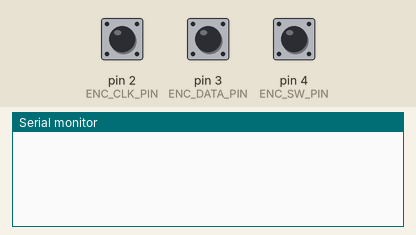
Bench run of a sketch on a simulated Arduino Uno, built with avr-gcc and run on an emulated ATmega328P. Parts: the last lines printed to the serial monitor. Inputs (shaded band) come from the test bench; at power-on: pin 2 (ENC_CLK_PIN) HIGH, pin 4 (ENC_SW_PIN) HIGH, pin 3 (ENC_DATA_PIN) HIGH.

Above: at 1.2 s.
1.3 s: pin 2 (ENC_CLK_PIN) pulled LOW for 0.15 s
At 1.9 s:
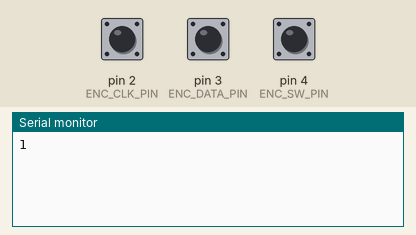
2.9 s: pin 4 (ENC_SW_PIN) pulled LOW for 0.15 s
At 4.2 s:
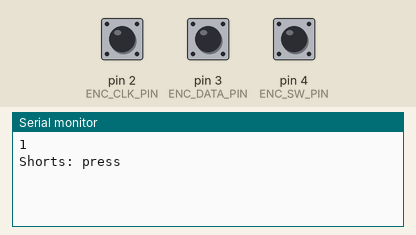
4.5 s: pin 4 (ENC_SW_PIN) pulled LOW for 3.2 s
At 8.4 s:
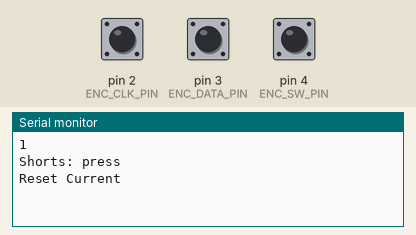

Measured:
- after the input at 1.3 s, the serial monitor: prints a new line after 0.15 s (image 1)
- after the input at 2.9 s, the serial monitor: prints a new line after 0.15 s (image 2)
- after the input at 4.5 s, the serial monitor: prints a new line after 3.2 s (image 3)

The sketch:

test_rotary_switch2.ino
```cpp
#define ENC_DATA_PIN       3
#define ENC_CLK_PIN        2
#define ENC_SW_PIN         4
#define MIN_Current           1
#define MAX_Current         3000
#define PRESS_TIME_SHORT   20 // [ms] short press
#define PRESS_TIME_LONG  1000 // [ms] long  press
#define PRESS_TIME_VERY_LONG  3000 // [ms] long  press
#define ROTARY_FAST        10 // [ms] rotary speed fast
#define ROTARY_SLOW       200 // [ms] rotary speed slow
#define INCREMENT_SLOW      1
#define INCREMENT_FAST     10


byte increment;
byte pointer; // pointer to setpoint[pointer]
byte enc_clk,    enc_clk_old;
byte enc_switch, enc_switch_old;

int Aux_current_set;

unsigned long  enc_pressed_time, enc_rotated_time;


void setup() {
  pinMode (ENC_CLK_PIN,INPUT_PULLUP);
  pinMode (ENC_DATA_PIN,INPUT_PULLUP);
  pinMode (ENC_SW_PIN,INPUT_PULLUP);

  Serial.begin (9600);
  enc_clk_old    = digitalRead(ENC_CLK_PIN);
  enc_switch_old = digitalRead(ENC_SW_PIN);
}

void loop() {
// READ SWITCH AND CHANGE SERVO SETPOINT POINTER
  enc_switch = digitalRead(ENC_SW_PIN);
  if(((enc_switch_old == 1) && enc_switch == 0)) enc_pressed_time = millis(); // 1->0 transition

  if((enc_switch_old == 0) && (enc_switch == 1)) { // 0->1 transition
    if((millis() - enc_pressed_time) > PRESS_TIME_VERY_LONG) { // long press

      Serial.println("Reset Current");
      Aux_current_set=0;

    }
    else if((millis() - enc_pressed_time) > PRESS_TIME_LONG) { // long press

      Serial.println("Longs: press");

    }
    else if((millis() - enc_pressed_time) > PRESS_TIME_SHORT) { // short press

      Serial.println("Shorts: press ");

    }
    //else Serial.println("SW BOUNCED");
  }
  enc_switch_old = enc_switch;

// READ ROTARY ENCODER TO MODIFY SERVO SETPOINT
  enc_clk = digitalRead(ENC_CLK_PIN);
  if((enc_clk == 1) && (enc_clk_old == 0)) { // 0->1 transition
    if((millis() - enc_rotated_time) > ROTARY_SLOW) {
      increment = INCREMENT_SLOW;
    }
    else if((millis() - enc_rotated_time) > ROTARY_FAST) {
      increment = INCREMENT_FAST;
    }
    else {
      //Serial.println("ROT BOUNCED");
      increment = 0;
    }
    enc_rotated_time = millis();
    if(digitalRead(ENC_DATA_PIN) == 1)
      //setpoint[pointer] = setpoint[pointer] + increment;
      Aux_current_set = Aux_current_set + increment;
    else
      Aux_current_set = Aux_current_set - increment;


    if(Aux_current_set < MIN_Current) Aux_current_set = 0;
    if(Aux_current_set > MAX_Current) Aux_current_set = 3000;
    Serial.println(Aux_current_set);
  }
  enc_clk_old = enc_clk;


}
```
